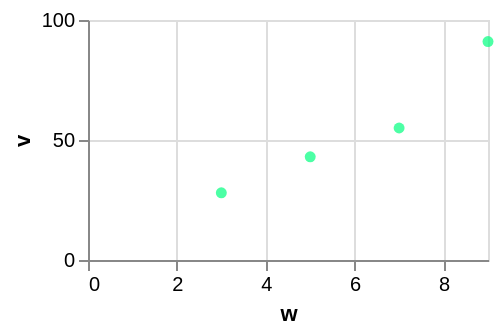

Describe this chart as a Vega-Lite specification.
### Vega-Lite specification from a JSON file in a GitHub repository (floating-point values rounded to 4 significant figures)
{"$schema": "https://vega.github.io/schema/vega-lite/v6.json", "width": 200, "height": 120, "data": {"values": [{"c": "alpha", "v": 28, "w": 3, "t": "2024-01-07"}, {"c": "beta", "v": 55, "w": 7, "t": "2024-03-19"}, {"c": "gamma", "v": 43, "w": 5, "t": "2024-06-02"}, {"c": "delta", "v": 91, "w": 9, "t": "2024-09-11"}]}, "mark": {"type": "circle", "color": "springgreen"}, "encoding": {"x": {"field": "w", "type": "quantitative"}, "y": {"field": "v", "type": "quantitative"}}}
